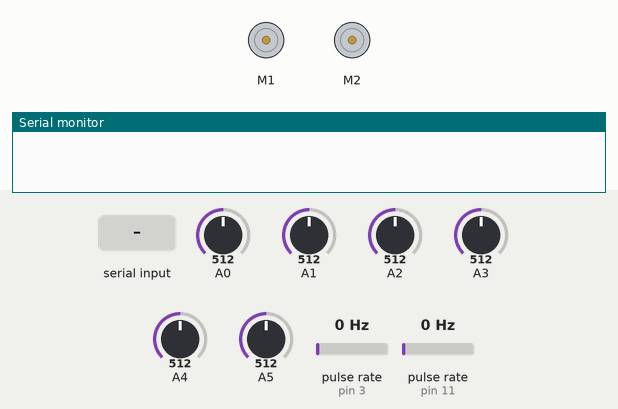
Recording of a sketch running on a simulated Arduino Uno, built with avr-gcc and run on an emulated ATmega328P. Parts: 2 × DC motor (green arrow = forward, orange = backward, longer = faster), the last lines printed to the serial monitor. Wiring (inferred from the names in the program): 2 × pulse sensor: data pin 3 / data pin 11. Inputs (shaded band) come from the test bench; at power-on: pulse rate (sensors on pin 3, pin 11) 0 Hz, A4 = 512, A0 = 512, A1 = 512, A2 = 512, A3 = 512, A5 = 512.

Above: at 1.2 s.
1.3 s: "A\n" received over Serial
2.8 s: "F\n" received over Serial
At 3.6 s:
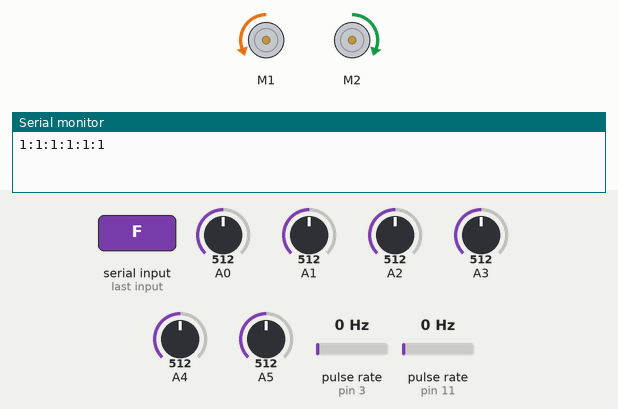
4.3 s: pulse rate (sensor on pin 3) set to 4 Hz
At 4.61 s:
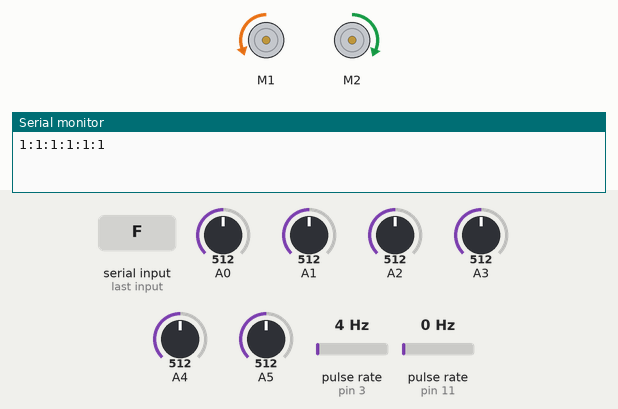
7.3 s: pulse rate (sensor on pin 11) set to 50 Hz
At 9.6 s:
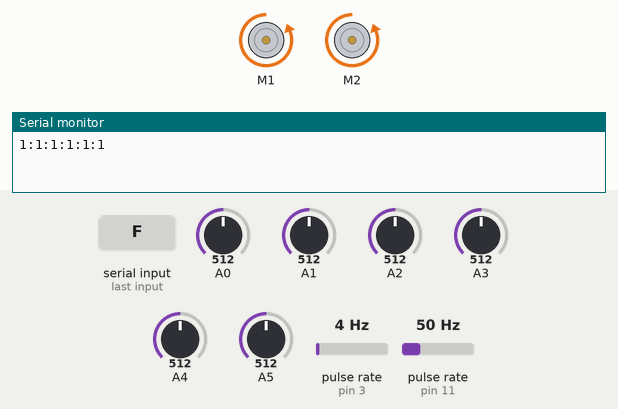
10.3 s: pulse rate (sensor on pin 3) set to 100 Hz
At 13.2 s:
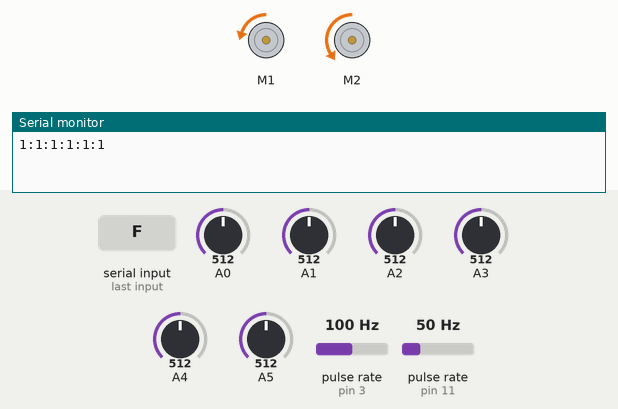
13.3 s: A4 set to 543
Timing chart, 0 to 63.8 s (numbered marks = the images above; inputs shaded):
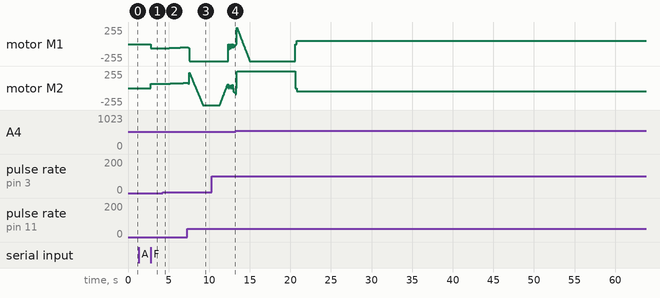

The sketch:

Sensor_calibration_w_Motor.ino
```cpp
//import the library in the sketch
#include <DualVNH5019MotorShield.h>
#include <RunningMedian.h>
#include <EnableInterrupt.h>

DualVNH5019MotorShield md;
#define motor_encoder_left 3      //left motor
#define motor_encoder_right 11    //right motor

//the model of the short range sensor is "GP2Y0A21YK0F"
//The model of the long range sensor is "GP2Y0A20YK0F"

#define front_right_sensor_pin 0  //MDP BOARD PIN PS1
#define front_middle_sensor_pin 1  //MDP BOARD PIN PS2
#define front_left_sensor_pin 2  //MDP BOARD PIN PS3
#define left_front_sensor_pin 3  //MDP BOARD PIN PS4
#define left_back_sensor_pin 4  //MDP BOARD PIN PS5
#define right_front_long_range_sensor_pin 5 //MDP BOARD PIN PS6
#define motor_encoder_left 3      //left motor
#define motor_encoder_right 11    //right motor
#define small_delay_between_moves 30
#define small_delay_before_reading_sensor 30
#define small_delay_after_reading_sensor 20
#define small_delay_after_align 30


//---------------Declare variables--------------------------
String stringToSend, command;
char character;
volatile int encoder_R_value = 0 , encoder_L_value = 0 ;
int stringIndex, tickError, error, grids = 0;
bool explorationEnabled, fastestPathEnabled, rotateCheck = false;


void setup()
{
  pinMode(motor_encoder_right, INPUT);
  pinMode(motor_encoder_left, INPUT);
  enableInterrupt(motor_encoder_left, LeftEncoderInc, CHANGE);
  enableInterrupt(motor_encoder_right, RightEncoderInc, CHANGE);
  Serial.begin(115200); //Enable the serial comunication
  md.init();
}


/*----------------------------------------------
  Commands from ALGO/RPI to Arduino:
  F -> Move Forward
  L -> Rotate Left
  R -> Rotate Right
  C -> Calibrate Robot before start(exploration/fastest path)
  X -> Starts Fastest Path
  Z -> Starts Exploration
  A -> Checklists evaluation
  ----------------------------------------------*/


void loop()
{
  while (Serial.available())
  {
    character = Serial.read();
    if (character == '\n' || character == '\0')       //Meaning end of line / no new line and indicates no further input received
      break;
    else {
      command += character;
      delay(4);//Else read in new commands received.
    }
  }

  while (command.length() > stringIndex)        //If there are any valid comments, perform/execute- operations on it.
  {
    while (command[stringIndex] != '\n' && command[stringIndex] != '\0') //While not end of string
    {
      switch (command[stringIndex])         //Switch-case multiple scenarios, handle diff poss scenario inputs.
      {

        case 'F':                 //Command to move forward 1 grid
          {
//            delay(small_delay_between_moves);
            //            gotWallThenAlign();
            while (command[stringIndex] == 'F')
            {
              stringIndex++;
              grids++;

            }
            stringIndex--;
            moveForward(grids);

            //            delay(small_delay_before_reading_sensor);
            gotWallThenAlign();
            grids = 0;
            break;
          }

        case 'L':               //Command to move rotate left 90 degrees
          {
            //delay(small_delay_between_moves);
            rotateCheck = true;
            gotWallThenAlign();
            delay(small_delay_before_reading_sensor);
            rotateLeft();
            delay(2000);
            rotateCheck = false;
            break;
          }

        case 'R':                 //Command to move rotate right 90 degrees     //turns right when Front = 1 + Left=1 (LF=1 & LB =1), so cannot turn left as is default action, can only turn right. In this case, then yes, go Left wall that can check, so check alignment to front & left first before turning. Then aft turning depending on how much/deg of adjustment, align to wall again if not correct/accurate.
          {

            //delay(small_delay_between_moves);
            rotateCheck = true;
            gotWallThenAlign();
            delay(small_delay_before_reading_sensor);
            rotateRight();
            delay(2000);
            gotWallThenAlign();
            rotateCheck = false;
            break;
          }

        case 'C':               //Command to callibrate robot before/after
          {
            calibrate();
            break;
          }
        case 'A':                     //Read Sensors
          {
//                        Serial.println(getMedianDistance(0, 1080));
//                        Serial.println(getMedianDistance(1, 1080));
//                        Serial.println(getMedianDistance(2, 1080));
//                        Serial.println(getMedianDistance(3, 1080));
//                        Serial.println(getMedianDistance(4, 1080));
//                        Serial.println(getMedianDistance(5, 20150));
            readAllSensors();
            break;
          }

        default:
          {
            break;
          }
      }
      stringIndex++;
    }
    stringIndex++;
    grids = 0;
  }
  stringIndex = 0;
  command = "";
}

void moveForward(int gridss)
{
  forward(25, 100);
  forward(425 + 600 * (gridss - 1), 380);
  md.setBrakes(400, 400);
  forwardCorrection(535 + 600 * (gridss - 1)); //510 original
//    Serial.print(encoder_L_value);
//    Serial.print(" : ");
//    Serial.println(encoder_R_value);
}

void forward(int value, int Speed)
{
  resetEncoderValues();
  if (Speed <= 100) {
    while ( encoder_R_value < value || encoder_L_value < value ) {
      tickError = 1 * tuneWithPID2();
      md.setSpeeds(-(Speed - tickError), Speed + tickError); //lower the right motor speed
    }
  }
  else {
    while ( encoder_L_value < value || encoder_R_value < value ) {
//      tickError = 3 * tuneWithPID();      // ORIGINAL
      tickError = 5 * tuneWithPID();
      md.setSpeeds(-(390 + tickError ), 360 - tickError ); //lower the right motor speed 397
    }
  }
}

void backward(int value, int Speed) {
  resetEncoderValues();
  while ( encoder_R_value < value || encoder_L_value < value ) {
    tickError = 2 * tuneWithPID();
    md.setSpeeds(Speed + tickError, -(Speed - tickError));
  }
}

void forwardCorrection(int practicalValue) {
  int Speed = 80;
  while ( encoder_R_value < practicalValue && encoder_L_value < practicalValue ) {
    tickError = 1 * tuneWithPID2();
    md.setSpeeds(-(Speed - tickError), Speed + tickError);
    delay(10);
    md.setBrakes(400, 400);
    delay(5);
  }
  md.setBrakes(400, 400);
  while (encoder_L_value < practicalValue ) {
    md.setSpeeds(-Speed, 0);
    delay(10);
    md.setBrakes(400, 400);
    delay(5);
  }
  md.setBrakes(400, 400);
  while (encoder_R_value < practicalValue) {
    md.setSpeeds(0, Speed);
    delay(10);
    md.setBrakes(400, 400);
    delay(5);
  }
}

void rotateLeft()
{
  left(722, 380);   //620 380 ORIGINAL
  md.setBrakes(400, 400);
//  turnLeftCorrection(735); //741 ORIGINAL
//  delay(small_delay_between_moves);
//  forward(10, 80);
  md.setBrakes(400, 400);
}

void rotateRight()              //for exploration
{
  right(726, 380); //647 380 ORIGINAL
  md.setBrakes(400, 400);
//  turnRightCorrection(739);  //736 ORIGINAL
//  delay(small_delay_between_moves);
//  forward(10, 80);
  md.setBrakes(400, 400);

}

void left(int encoderValue, int Speed) {
  resetEncoderValues();
  while (encoder_R_value < encoderValue || encoder_L_value < encoderValue) {
    tickError = 5 * tuneWithPID();
    md.setSpeeds((Speed + tickError), (Speed - tickError));
  }
}

void turnLeftCorrection(int practicalValue) {
  int Speed = 80;

  while ( encoder_R_value < practicalValue && encoder_L_value < practicalValue ) {
    tickError = 3 * tuneWithPID();
    md.setSpeeds(Speed + tickError, (Speed - tickError) );
    md.setBrakes(400, 400);
  }

  while (encoder_L_value < practicalValue ) {
    md.setSpeeds(Speed, 0);
    md.setBrakes(400, 400);
  }

  while (encoder_R_value < practicalValue) {
    md.setSpeeds(0, Speed);
    md.setBrakes(400, 400);
  }
}

void right(int encoderValue, int Speed) {
  resetEncoderValues();
  while (encoder_R_value < encoderValue || encoder_L_value < encoderValue) {
    tickError = 5 * tuneWithPID();
    md.setSpeeds(-(Speed + tickError), -(Speed - tickError));
  }
}

void turnRightCorrection(int practicalValue) {
  int Speed = 80;

  while ( encoder_R_value < practicalValue && encoder_L_value < practicalValue ) {
    tickError = 3 * tuneWithPID();
    md.setSpeeds(-(Speed + tickError), -(Speed - tickError) );
    md.setBrakes(400, 400);
  }

  while (encoder_L_value < practicalValue ) {
    md.setSpeeds(-Speed, 0);
    md.setBrakes(400, 400);
  }

  while (encoder_R_value < practicalValue) {
    md.setSpeeds(0, -Speed);
    md.setBrakes(400, 400);
  }
}

double tuneWithPID() {
  error = encoder_R_value - encoder_L_value;
  return error;
}

double tuneWithPID2() {
  error = encoder_L_value - encoder_R_value;
  return error;
}

void LeftEncoderInc() {
  encoder_L_value++;
}

void RightEncoderInc() {
  encoder_R_value++;
}

void resetEncoderValues() {
  encoder_R_value = 0;
  encoder_L_value = 0;
}

float readSensor(int IRpin, int model)
{
  float sensorValue = analogRead(IRpin);
  float distance;
  if (model == 1080)  //for 10-80cm sensor
    distance = 4468.9 * pow(sensorValue, -0.959); // 10-80cm  ~ formula
  if (model == 20150) //for 20-150cm sensor
    distance =  105812 * pow(sensorValue, -1.39275766016713); //20-150cm
  return distance;
}

float getMedianDistance(int IRpin, int model)
{
  RunningMedian samples = RunningMedian(21);             //take 20 samples of sensor reading
  for (int i = 0; i < 20; i ++)
    samples.add(readSensor(IRpin, model));           //samples call readSensor() to read in sensor value

  int median = samples.getMedian();

  if (IRpin == front_right_sensor_pin)
  {
    median = median - 5;
    if (median <= 14) return median - 1;
    else if (median <= 23) return median;
    else if (median <= 33) return median + 3;
  }

  if (IRpin == front_middle_sensor_pin)
  {
    median = median - 5;
    if (median <= 14) return median - 1;
    else if (median <= 23) return median - 1;
    else if (median <= 33) return median ;
  }

  if (IRpin == front_left_sensor_pin)
  {
    median = median - 5;
    if (median <= 14) return median - 1;
    else if (median <= 23) return median;
    else if (median <= 33) return median + 3;
  }

  if (IRpin == left_front_sensor_pin)
  {
    median = median - 5;
    if (median <= 14) return median - 2;
    else if (median <= 23) return median + 1;
    else if (median <= 33) return median;
  }

  if (IRpin == left_back_sensor_pin)
  {
    median = median - 5;
    if (median <= 14) return median - 1;
    else if (median <= 23) return median - 1;
    else if (median <= 33) return median + 2;
  }

  if (IRpin == right_front_long_range_sensor_pin)
  {
    median = median - 9;
    if (median <= 16) return median + 4; //20
    else if (median <= 27) return median + 4; //30
    else if (median <= 35) return median + 6; //40
    else if (median <= 38) return median + 13; //50
    else if (median <= 45) return median + 18; //60
  }
  return median;
}

int getObstacleGridsAway(int pin, int type)
{
  int distance = getMedianDistance(pin, type);
  if (type == 1080)
  {
    if (distance < 12)          return 1;
    else if (distance < 23)   return 2;
    else if (distance < 33)   return 3;
    else return 0;
  }
  else
  {
    if (distance < 15) return 1;
    else if (distance < 25)   return 2;
    else if (distance < 35)   return 3;
    else if (distance < 45)   return 4;
    else if (distance < 55)   return 5;
    else if (distance < 65)   return 6;
    else return 0;
  }
}

//FR:FM:FL:LF:LB:R
void readAllSensors()
{
  delay(small_delay_before_reading_sensor);
  stringToSend += getObstacleGridsAway(front_right_sensor_pin, 1080);
  stringToSend += ":";
  stringToSend += getObstacleGridsAway(front_middle_sensor_pin, 1080);
  stringToSend += ":";
  stringToSend += getObstacleGridsAway(front_left_sensor_pin, 1080);
  stringToSend += ":";
  stringToSend += getObstacleGridsAway(left_front_sensor_pin, 1080);
  stringToSend += ":";
  stringToSend += getObstacleGridsAway(left_back_sensor_pin, 1080);
  stringToSend += ":";
  stringToSend += getObstacleGridsAway(right_front_long_range_sensor_pin, 20150);
  Serial.println(stringToSend);
  stringToSend = "";
}

void calibrate() {

  gotWallThenAlign();
  md.setBrakes(400, 400);
}

boolean frontCanAlign() {
  if ( (getObstacleGridsAway(front_left_sensor_pin, 1080) == 1) && (getObstacleGridsAway(front_right_sensor_pin, 1080) == 1) )
    return true;
  else
    return false;
}

boolean sideCanAlign() {
  if ( (getObstacleGridsAway(left_front_sensor_pin, 1080) == 1) && (getObstacleGridsAway(left_back_sensor_pin, 1080) == 1) )
    return true;
  else
  {
    return false;
  }
}

void gotWallThenAlign() {      //function returns true if can align front or side, false if cannot align

  if (sideCanAlign() || frontCanAlign()) {
    delay(small_delay_before_reading_sensor);
    if (sideCanAlign()) {
      alignSideAngle();
    }
    if (frontCanAlign()) {
      alignFrontAngle();
    }
    delay(small_delay_after_align);
  }


}

void alignSideAngle() { //align left using motor

  int Speed = 80; //speed that you want it to move left / right while adjusting
  int sensorError;
  int sensorErrorAllowance = 1;
  resetEncoderValues();
  while ( ( (sensorError = getMedianDistance(left_front_sensor_pin, 1080) - getMedianDistance(left_back_sensor_pin, 1080) ) <= -sensorErrorAllowance)) { //robot tilted left, turn right until acceptable error angle
    tickError = 2 * tuneWithPID();
    md.setSpeeds(-(Speed + tickError), -(Speed - tickError));   //turn right
  }
  md.setBrakes(400, 400);
  delay(small_delay_between_moves);
  resetEncoderValues();
  while ( ( sensorError = getMedianDistance(left_front_sensor_pin, 1080) - getMedianDistance(left_back_sensor_pin, 1080) ) >= sensorErrorAllowance ) { //robot tilted right, turn left until acceptable error angle
    tickError = 2 * tuneWithPID();
    md.setSpeeds( Speed + tickError, (Speed - tickError));    //turn left
  }
  md.setBrakes(400, 400);
  delay(small_delay_between_moves);
  if ( rotateCheck == false) {
    if ((getMedianDistance(left_front_sensor_pin, 1080) < 5 && getMedianDistance(left_back_sensor_pin, 1080) < 5) ||
        ((getMedianDistance(left_front_sensor_pin, 1080) > 6 && getMedianDistance(left_back_sensor_pin, 1080) > 6) && getMedianDistance(left_front_sensor_pin, 1080) < 10 && getMedianDistance(left_back_sensor_pin, 1080) < 10))
    {
      rotateLeft();
      delay(small_delay_before_reading_sensor);
      alignFrontAngle();
      delay(small_delay_after_align);
      rotateRight();
      delay(small_delay_between_moves);
      backward(10, 80);
    }
  }
  md.setBrakes(400, 400);
}


void alignFrontAngle() {
  int Speed = 80;
  int sensorError;
  int sensorErrorAllowance = 0;
  resetEncoderValues();
  while (sensorError = getMedianDistance(front_left_sensor_pin, 1080) - getMedianDistance(front_right_sensor_pin, 1080) > sensorErrorAllowance)
  {
    tickError = 2 * tuneWithPID();
    md.setSpeeds(-(Speed + tickError), -(Speed - tickError));
  }
  md.setBrakes(400, 400);
  delay(small_delay_between_moves);
  resetEncoderValues();
  while ( sensorError = getMedianDistance(front_left_sensor_pin, 1080) - getMedianDistance(front_right_sensor_pin, 1080 ) < sensorErrorAllowance ) { //robot tilted right, turn left until acceptable error angle
    tickError = 2 * tuneWithPID();
    md.setSpeeds( Speed + tickError, (Speed - tickError));    //turn left
  }
  md.setBrakes(400, 400);
  delay(small_delay_between_moves);
  while (getMedianDistance(front_middle_sensor_pin, 1080) < 6)
  {
    backward(1, 80);
  }
  md.setBrakes(400, 400);
  delay(small_delay_between_moves);
  while (getMedianDistance(front_middle_sensor_pin, 1080) > 6 && getMedianDistance(front_middle_sensor_pin, 1080) < 12)

  {
    forward(1, 80);
  }
  md.setBrakes(400, 400);


}
```

Measured:
- after the input at 2.8 s, motor M1: stopped → backward 63/255 at once; motor M2: stopped → forward 63/255 at once
- after the input at 4.3 s, motor M1: moves from backward 63/255 to backward 49/255 over 2.5 s, starting after 0.25 s; motor M2: moves from forward 63/255 to forward 78/255 over 2.8 s, starting after 0.13 s
